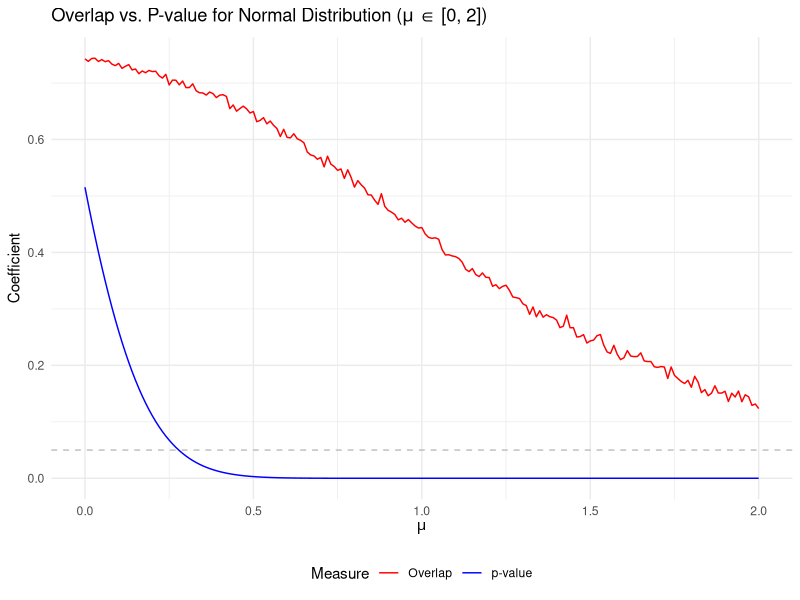

Write R code to recreate this figure.
# For reproducibility
set.seed(42)

# Create sequence of means
means <- seq(0, 2, by = 0.01)

# Generate random normal data
x <- rnorm(50)
y <- rnorm(50)

# Fit KDE for x (fixed)
fx_hat <- density(x)
fx_s <- sample(x, 1000, replace = TRUE) # Bootstrap resampling as an alternative

overlaps <- c()
p_values <- c()

for (mu in means) {
    y_mu <- y + mu

    # Fit KDE for shifted y
    fy_hat <- density(y_mu)
    fy_s <- sample(y_mu, 1000, replace = TRUE)

    # Two-sample t-test (two-sided by default)
    t_test <- t.test(x, y_mu, var.equal = FALSE) # Welch's t-test
    p_values <- c(p_values, t_test$p.value)

    # Monte Carlo overlap estimation
    eps <- 1e-10 # Small constant to avoid division by zero

    # Get density values at the sampled points
    fx_at_fy_s <- approx(fx_hat$x, fx_hat$y, xout = fy_s, rule = 2)$y
    fy_at_fx_s <- approx(fy_hat$x, fy_hat$y, xout = fx_s, rule = 2)$y
    fx_at_fx_s <- approx(fx_hat$x, fx_hat$y, xout = fx_s, rule = 2)$y
    fy_at_fy_s <- approx(fy_hat$x, fy_hat$y, xout = fy_s, rule = 2)$y

    numerator <- fx_at_fy_s * fy_at_fx_s
    denom <- fx_at_fx_s * fy_at_fy_s
    alpha <- pmin(1, (numerator / denom))
    overlaps <- c(overlaps, mean(alpha, na.rm = TRUE))
}

# Store results
df <- data.frame(mu = means, Overlap = overlaps, p_value = p_values)

# Plot
library(ggplot2)

ggplot(df, aes(x = mu)) +
    geom_line(aes(y = Overlap, color = "Overlap")) +
    geom_line(aes(y = p_value, color = "p-value")) +
    geom_hline(yintercept = 0.05, linetype = "dashed", color = "gray") +
    scale_color_manual(values = c("Overlap" = "red", "p-value" = "blue")) +
    labs(
        title = expression(paste("Overlap vs. P-value for Normal Distribution (", mu, " ∈ [0, 2])")),
        x = expression(mu),
        y = "Coefficient",
        color = "Measure"
    ) +
    theme_minimal() +
    theme(legend.position = "bottom")
